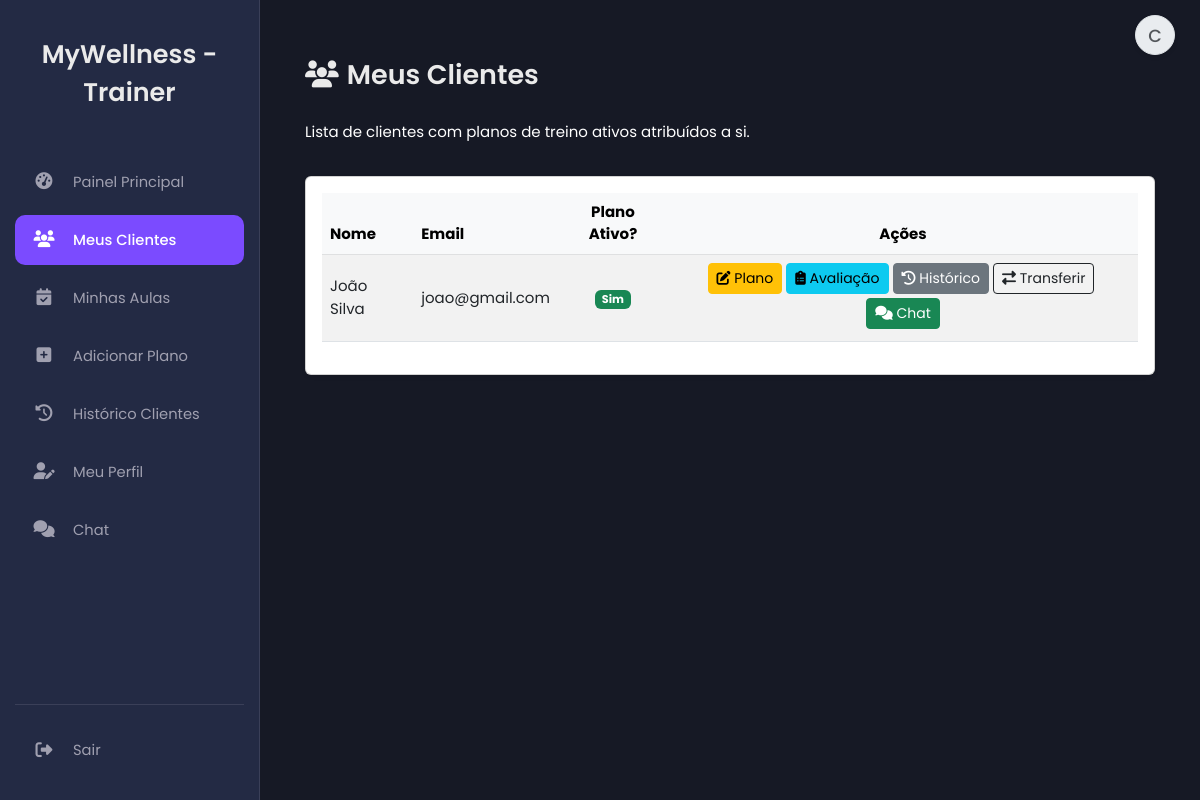
The page /my_clients.php (signed in) on the database as committed earlier.
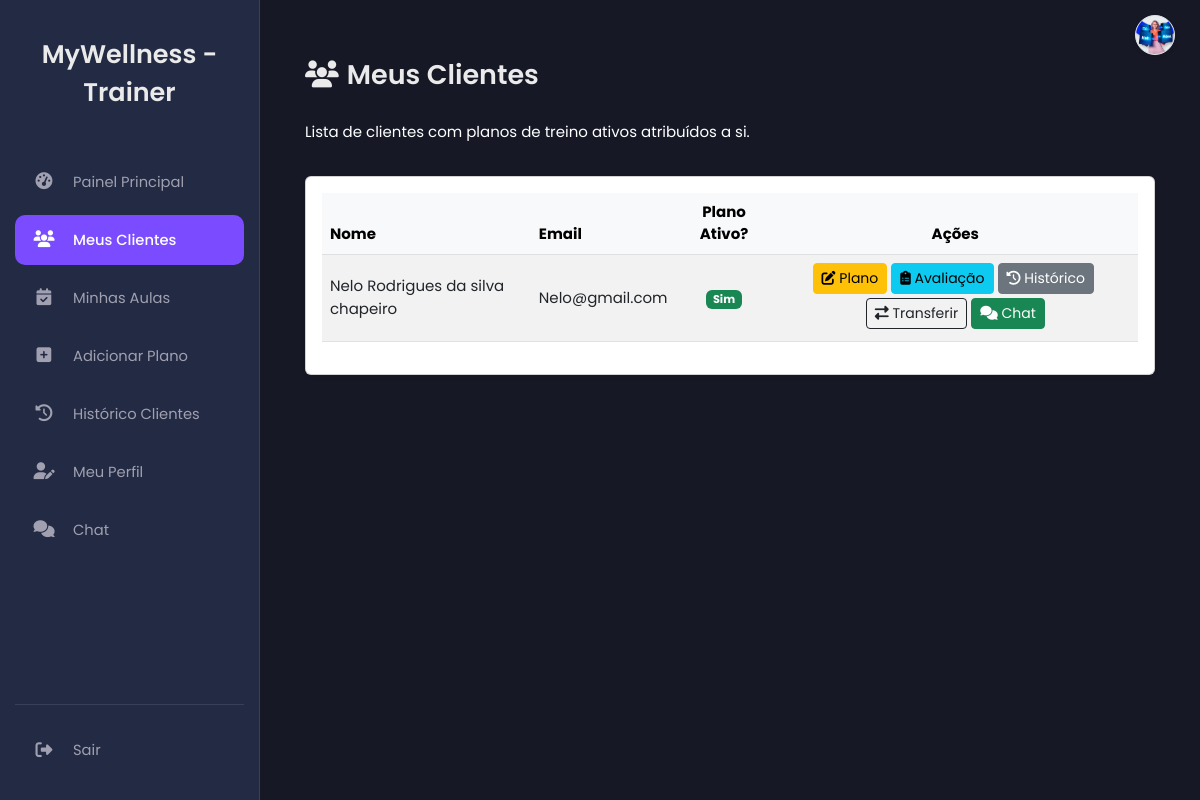
The same page on the database as committed later.
### tables this page shows
CREATE TABLE `workout_plans` (
  `id` int(11) NOT NULL,
  `client_id` int(11) NOT NULL,
  `trainer_id` int(11) NOT NULL,
  `plan_details` text NOT NULL,
  `created_at` timestamp NOT NULL DEFAULT current_timestamp(),
  `is_active` tinyint(1) DEFAULT 0
);

CREATE TABLE `users` (
  `id` int(11) NOT NULL,
  `name` varchar(100) NOT NULL,
  `email` varchar(100) NOT NULL,
  `numero_telemovel` varchar(25) DEFAULT NULL COMMENT 'Número de telemóvel do utilizador',
  `password` varchar(255) NOT NULL,
  `role` enum('client','trainer','nutritionist','admin','receptionist') DEFAULT NULL,
  `token` varchar(255) DEFAULT NULL,
  `reset_token` varchar(255) DEFAULT NULL,
  `reset_token_expires_at` datetime DEFAULT NULL,
  `first_login` tinyint(1) NOT NULL DEFAULT 1,
  `created_at` timestamp NOT NULL DEFAULT current_timestamp(),
  `profile_picture` varchar(255) DEFAULT NULL
);

### my_clients.php (the view, shortened to what the changed rows need)
<?php
$trainer_id = $_SESSION['user_id'];
$clients = [];
$error_message = '';
include 'db.php';
include 'header.php';
try {
    $sql = "SELECT
                c.id as client_id,          -- ID da tabela clients
                u.id as client_user_id,     -- ID da tabela users (para chat)
                u.name as client_name,
                u.email as client_email,
                wp.id as active_workout_plan_id -- Seleciona o ID do plano ATIVO diretamente
            FROM clients c
            JOIN users u ON c.user_id = u.id -- JOIN normal para dados do user
            JOIN workout_plans wp ON c.id = wp.client_id -- JOIN para planos
            WHERE wp.trainer_id = :trainer_id -- Filtra pelos planos criados por este trainer
              AND wp.is_active = 1 -- Filtra APENAS planos ATIVOS
            ORDER BY u.name ASC";
    $stmt = $pdo->prepare($sql);
    $stmt->bindParam(':trainer_id', $trainer_id, PDO::PARAM_INT);
    $stmt->execute();
    $clients = $stmt->fetchAll(PDO::FETCH_ASSOC);
} catch (PDOException $e) {
    $error_message = "Erro ao buscar clientes: " . $e->getMessage();
    error_log("PDOException in my_clients.php: " . $e->getMessage());
}
?>
<main class="main-content">
    <div class="container mt-4">
        <div class="row mb-3">
            <div class="col">
                <h2 class="h4"><i class="fas fa-users me-2"></i>Meus Clientes</h2>
            </div>
        </div>
        <div class="card shadow-sm">
            <div class="card-body">
                <?php if (empty($clients) && !$error_message): ?>
                    <div class="alert alert-info text-center">
                        <i class="fas fa-info-circle me-2"></i>Você não tem clientes com planos de treino ativos.
                    </div>
                <?php elseif (!empty($clients)): ?>
                    <div class="table-responsive">
                        <table class="table table-hover table-striped align-middle">
                            <thead class="table-light">
                                <tr>
                                    <th scope="col">Nome</th>
                                    <th scope="col">Email</th>
                                    <th scope="col" class="text-center">Plano Ativo?</th>
                                    <th scope="col" class="text-center">Ações</th>
                                </tr>
                            </thead>
                            <tbody>
                                <?php foreach ($clients as $client): ?>
                                    <tr>
                                        <td><?= htmlspecialchars($client['client_name']) ?></td>
                                        <td><?= htmlspecialchars($client['client_email']) ?></td>
                                        <td class="text-center">
                                            <span class="badge bg-success">Sim</span>
                                        </td>
                                        <td class="text-center">
                                            <?php
                                            if ($client['active_workout_plan_id']) {
                                                echo "<a href='edit_workout_plan.php?client_id=" . $client['client_id'] . "&workout_plan_id=" . $client['active_workout_plan_id'] . "' class='btn btn-warning btn-sm me-1 mb-1' title='Editar Plano Ativo'><i class='fas fa-edit'></i> <span class='d-none d-md-inline'>Plano</span></a>";
                                            } else {
                                                echo "<a href='add_workout_plan.php?client_id=" . $client['client_id'] . "' class='btn btn-primary btn-sm me-1 mb-1' title='Criar Novo Plano'><i class='fas fa-plus'></i> <span class='d-none d-md-inline'>Plano</span></a>";
                                            }
                                            echo "<a href='edit_client_assessment.php?client_id=" . $client['client_id'] . "' class='btn btn-info btn-sm me-1 mb-1' title='Registar Avaliação Física'><i class='fas fa-clipboard-list'></i> <span class='d-none d-md-inline'>Avaliação</span></a>";
                                            echo "<a href='assessment_history.php?client_id=" . $client['client_id'] . "' class='btn btn-secondary btn-sm me-1 mb-1' title='Ver Histórico de Avaliações'><i class='fas fa-history'></i> <span class='d-none d-md-inline'>Histórico</span></a>";
                                            echo "<button type='button' class='btn btn-outline-dark btn-sm me-1 mb-1' data-bs-toggle='modal' data-bs-target='#transferClientModal' data-client-id='" . $client['client_id'] . "' data-client-name='" . htmlspecialchars($client['client_name']) . "' title='Transferir Cliente'><i class='fas fa-exchange-alt'></i> <span class='d-none d-md-inline'>Transferir</span></button>";
                                            if (isset($client['client_user_id'])) {
                                                echo "<a href='chat.php?user_id=" . $client['client_user_id'] . "' class='btn btn-success btn-sm mb-1' title='Conversar com Cliente'><i class='fas fa-comments'></i> <span class='d-none d-md-inline'>Chat</span></a>";
                                            }
                                            ?>
                                        </td>
                                    </tr>
                                <?php endforeach; ?>
                            </tbody>
                        </table>
                    </div>
                <?php endif; ?>
            </div>
        </div>
    </div>
</main>
<?php
include 'footer.php';
?>

### header.php (shortened to what the changed rows need)
<?php
$hide_layout_elements = isset($hide_layout_elements) && $hide_layout_elements === true;
$profile_pic_path = 'assets/img/profile_pics/';
$user_name_initials = '';
$profile_pic_src = null;
if (isset($_SESSION['user_id'])) {
    $profile_pic_file = $_SESSION['profile_picture'] ?? null;
    if ($profile_pic_file && file_exists($profile_pic_path . $profile_pic_file)) {
        $profile_pic_src = $profile_pic_path . $profile_pic_file;
    }
    elseif (isset($_SESSION['name'])) {
        $name_parts = explode(' ', trim($_SESSION['name']));
        $first_initial = !empty($name_parts[0]) ? strtoupper($name_parts[0][0]) : '';
        $last_initial = count($name_parts) > 1 ? strtoupper(end($name_parts)[0]) : '';
        $user_name_initials = $first_initial . $last_initial;
    }
}
?>
<!DOCTYPE html>
<html lang="pt-BR">
<head>
    <link rel="stylesheet" href="https://cdnjs.cloudflare.com/ajax/libs/font-awesome/6.4.0/css/all.min.css" />
    <link href="https://cdn.jsdelivr.net/npm/bootstrap@5.3.0/dist/css/bootstrap.min.css" rel="stylesheet">
    <link href='https://cdn.jsdelivr.net/npm/fullcalendar@6.1.11/main.min.css' rel='stylesheet' />
    <?php if (!$hide_layout_elements):  ?>
    <link rel="stylesheet" href="assets/css/dashboard_cliente.css">
    <?php endif; ?>
    <link rel="stylesheet" href="assets/css/personalizacao_chat.css">
</head>
<body class="<?php if (!$hide_layout_elements) echo 'dashboard-body'; ?>">
    <?php if (!$hide_layout_elements && isset($_SESSION['user_id'])):  ?>
    <div class="profile-icon-container">
        <a href="profile.php" class="profile-icon" title="Ver Perfil / Opções" id="profileIconLink">
            <?php if ($profile_pic_src):  ?>
                <img src="<?= htmlspecialchars($profile_pic_src) ?>?t=<?= time() ?>" alt="Foto de Perfil"> <?php elseif ($user_name_initials):  ?>
                <span class="initials"><?= htmlspecialchars($user_name_initials) ?></span>
            <?php else:  ?>
                <i class="fas fa-user"></i>
            <?php endif; ?>
        </a>
    </div>
    <?php endif; ?>

Rows that differ between the two databases and show on the page:
no longer on this page (row edited): workout_plans: users.name "João Silva", users.email "joao@gmail.com"
added workout_plans: users.name "Nelo Rodrigues da silva chapeiro", users.email "Nelo@gmail.com"
Other text that changed with them:
$user_name_initials: "C" → (not shown)
